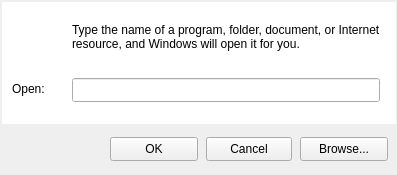
<?xml version="1.0" encoding="UTF-8"?>
<ui version="4.0">
 <class>ExecuteDlg</class>
 <widget class="QMainWindow" name="ExecuteDlg">
  <property name="geometry">
   <rect>
    <x>0</x>
    <y>0</y>
    <width>397</width>
    <height>175</height>
   </rect>
  </property>
  <property name="windowTitle">
   <string>Run...</string>
  </property>
  <property name="windowIcon">
   <iconset resource="shell32.qrc">
    <normaloff>:/16</normaloff>:/16</iconset>
  </property>
  <widget class="QWidget" name="centralwidget">
   <widget class="QListView" name="listView">
    <property name="geometry">
     <rect>
      <x>2</x>
      <y>2</y>
      <width>394</width>
      <height>122</height>
     </rect>
    </property>
    <property name="frameShape">
     <enum>QFrame::Shape::NoFrame</enum>
    </property>
   </widget>
   <widget class="QPushButton" name="cancelBtn">
    <property name="geometry">
     <rect>
      <x>206</x>
      <y>137</y>
      <width>86</width>
      <height>24</height>
     </rect>
    </property>
    <property name="text">
     <string>Cancel</string>
    </property>
   </widget>
   <widget class="QPushButton" name="browseBtn">
    <property name="geometry">
     <rect>
      <x>300</x>
      <y>137</y>
      <width>88</width>
      <height>24</height>
     </rect>
    </property>
    <property name="text">
     <string>Browse...</string>
    </property>
   </widget>
   <widget class="QPushButton" name="okBtn">
    <property name="geometry">
     <rect>
      <x>110</x>
      <y>137</y>
      <width>88</width>
      <height>24</height>
     </rect>
    </property>
    <property name="text">
     <string>OK</string>
    </property>
    <property name="autoDefault">
     <bool>false</bool>
    </property>
    <property name="default">
     <bool>false</bool>
    </property>
   </widget>
   <widget class="QLabel" name="open">
    <property name="geometry">
     <rect>
      <x>12</x>
      <y>72</y>
      <width>42</width>
      <height>33</height>
     </rect>
    </property>
    <property name="text">
     <string>Open:</string>
    </property>
   </widget>
   <widget class="QLabel" name="description">
    <property name="geometry">
     <rect>
      <x>72</x>
      <y>6</y>
      <width>313</width>
      <height>62</height>
     </rect>
    </property>
    <property name="text">
     <string>Type the name of a program, folder, document, or Internet resource, and Windows will open it for you.</string>
    </property>
    <property name="wordWrap">
     <bool>true</bool>
    </property>
   </widget>
   <widget class="QLabel" name="icon">
    <property name="geometry">
     <rect>
      <x>18</x>
      <y>22</y>
      <width>32</width>
      <height>32</height>
     </rect>
    </property>
    <property name="pixmap">
     <pixmap resource="shell32.qrc">:/32</pixmap>
    </property>
   </widget>
   <widget class="QLineEdit" name="lineEdit">
    <property name="geometry">
     <rect>
      <x>72</x>
      <y>78</y>
      <width>308</width>
      <height>24</height>
     </rect>
    </property>
    <property name="contextMenuPolicy">
     <enum>Qt::ContextMenuPolicy::NoContextMenu</enum>
    </property>
    <property name="frame">
     <bool>true</bool>
    </property>
    <property name="clearButtonEnabled">
     <bool>true</bool>
    </property>
   </widget>
  </widget>
 </widget>
 <resources>
  <include location="shell32.qrc"/>
 </resources>
 <connections/>
</ui>
